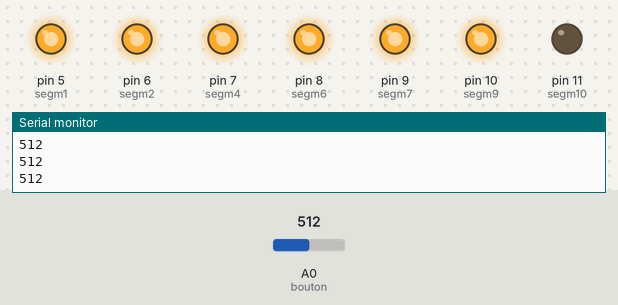
Simulated run of this sketch. Board: Arduino Uno, built with avr-gcc and run on an emulated ATmega328P. On the bench: output pins drawn as LEDs (lit = HIGH), the last lines printed to the serial monitor. Dashed ring = blinking. Inputs (shaded band) come from the test bench; at power-on: A0 (bouton) = 512.

Above: at 1.2 s.
1.3 s: A0 (bouton) set to 112
2.8 s: A0 (bouton) set to 100
At 3.1 s:
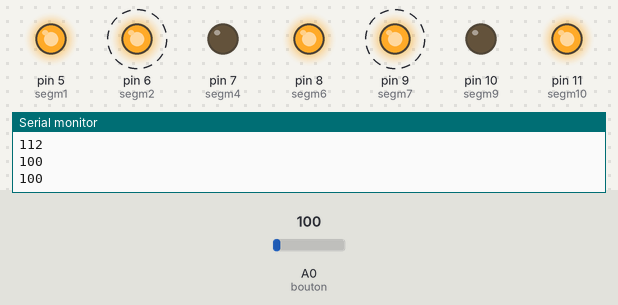
At 5.3 s:
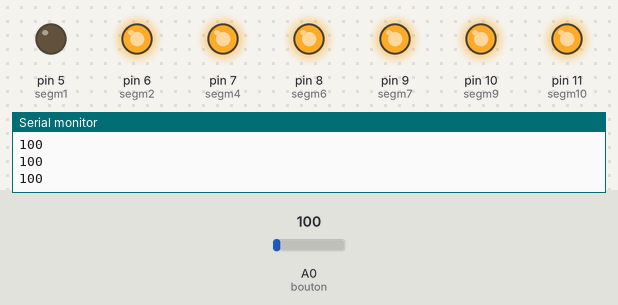
5.8 s: A0 (bouton) set to 58
8.2 s: A0 (bouton) set to 48
At 10.51 s:
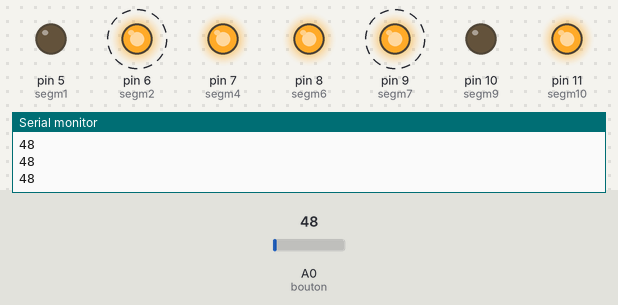
Timing chart, 0 to 12.2 s (numbered marks = the images above; inputs shaded):
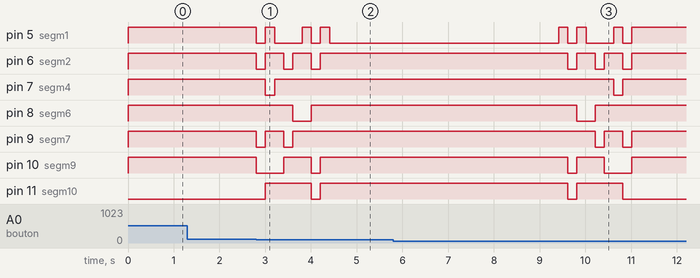

Measured:
- the behaviour switches between 101 and 100 on A0 (bouton) (found by bisection; images 0 and 1)
- the behaviour switches between 53 and 52 on A0 (bouton) (found by bisection; images 2 and 3)
- after the input at 2.8 s, pin 5 (segm1): goes LOW 0.20 s, HIGH 0.20 s, LOW 0.60 s, HIGH 0.20 s, LOW 0.20 s, HIGH 0.20 s, then LOW, starting at once; pin 6 (segm2): alternates HIGH for 0.40 s and LOW for 0.20 s, 6 changes in all, then stays HIGH, starting at once
- after the input at 8.2 s, pin 5 (segm1): goes HIGH 0.20 s, LOW 0.20 s, HIGH 0.20 s, LOW 0.60 s, HIGH 0.20 s, LOW 0.20 s, then HIGH, starting after 1.2 s; pin 6 (segm2): alternates HIGH for 0.40 s and LOW for 0.20 s, 6 changes in all, then stays HIGH, starting after 1.4 s

The sketch:

2boutons7segmanalog.ino
```cpp
int baudCOM3=9600;
int const bouton=0;

int const segm10=11;
int const segm9=10;
int const segm6=8;
int const segm7=9;
int const segm4=7;
int const segm2=6;
int const segm1=5;
int valeur=0;
void setup(){
  Serial.begin(baudCOM3);

  pinMode(bouton,INPUT);
  pinMode(segm1,OUTPUT);
  pinMode(segm2,OUTPUT);
  pinMode(segm4,OUTPUT);
pinMode(segm10,OUTPUT);
  pinMode(segm6,OUTPUT);
  pinMode(segm7,OUTPUT);
  pinMode(segm9,OUTPUT);
};

void loop(){
  int etatbp=analogRead(bouton);

  if(etatbp>90 && etatbp<101)
  valeur=valeur+1;
  if(etatbp>40 && etatbp<53)
  valeur=valeur-1;

Serial.println(etatbp);
 condition(valeur);
  delay(200);
  }


int condition(int valeur){
  if (valeur==0){
    digitalWrite(segm1,HIGH);
    digitalWrite(segm2,HIGH);
    digitalWrite(segm4,HIGH);
    digitalWrite(segm6,HIGH);
    digitalWrite(segm7,HIGH);
    digitalWrite(segm9,HIGH);
    digitalWrite(segm10,LOW);
  }
  if (valeur==1){
    digitalWrite(segm1,LOW);
    digitalWrite(segm2,LOW);
    digitalWrite(segm4,HIGH);
    digitalWrite(segm6,HIGH);
    digitalWrite(segm7,LOW);
    digitalWrite(segm9,LOW);
    digitalWrite(segm10,LOW);
  }
  if (valeur==2){
    digitalWrite(segm1,HIGH);
    digitalWrite(segm2,HIGH);
    digitalWrite(segm4,LOW);
    digitalWrite(segm6,HIGH);
    digitalWrite(segm7,HIGH);
    digitalWrite(segm9,LOW);
    digitalWrite(segm10,HIGH);
  }
  if (valeur==3){
    digitalWrite(segm1,LOW);
    digitalWrite(segm2,HIGH);
    digitalWrite(segm4,HIGH);
    digitalWrite(segm6,HIGH);
    digitalWrite(segm7,HIGH);
    digitalWrite(segm9,LOW);
    digitalWrite(segm10,HIGH);
  }
  if (valeur==4){
    digitalWrite(segm1,LOW);
    digitalWrite(segm2,LOW);
    digitalWrite(segm4,HIGH);
    digitalWrite(segm6,HIGH);
    digitalWrite(segm7,LOW);
    digitalWrite(segm9,HIGH);
    digitalWrite(segm10,HIGH);
  }
  if (valeur==5){
    digitalWrite(segm1,LOW);
    digitalWrite(segm2,HIGH);
    digitalWrite(segm4,HIGH);
    digitalWrite(segm6,LOW);
    digitalWrite(segm7,HIGH);
    digitalWrite(segm9,HIGH);
    digitalWrite(segm10,HIGH);
  }
  if (valeur==6){
    digitalWrite(segm1,HIGH);
    digitalWrite(segm2,HIGH);
    digitalWrite(segm4,HIGH);
    digitalWrite(segm6,LOW);
    digitalWrite(segm7,HIGH);
    digitalWrite(segm9,HIGH);
    digitalWrite(segm10,HIGH);
  }

if (valeur==7){
    digitalWrite(segm1,LOW);
    digitalWrite(segm2,LOW);
    digitalWrite(segm4,HIGH);
    digitalWrite(segm6,HIGH);
    digitalWrite(segm7,HIGH);
    digitalWrite(segm9,LOW);
    digitalWrite(segm10,LOW);
  }
if (valeur==8){
    digitalWrite(segm1,HIGH);
    digitalWrite(segm2,HIGH);
    digitalWrite(segm4,HIGH);
    digitalWrite(segm6,HIGH);
    digitalWrite(segm7,HIGH);
    digitalWrite(segm9,HIGH);
    digitalWrite(segm10,HIGH);
  }
if (valeur==9){
    digitalWrite(segm1,LOW);
    digitalWrite(segm2,HIGH);
    digitalWrite(segm4,HIGH);
    digitalWrite(segm6,HIGH);
    digitalWrite(segm7,HIGH);
    digitalWrite(segm9,HIGH);
    digitalWrite(segm10,HIGH);
  }
if (valeur>9){
  valeur=0;}
return valeur;
}
```
